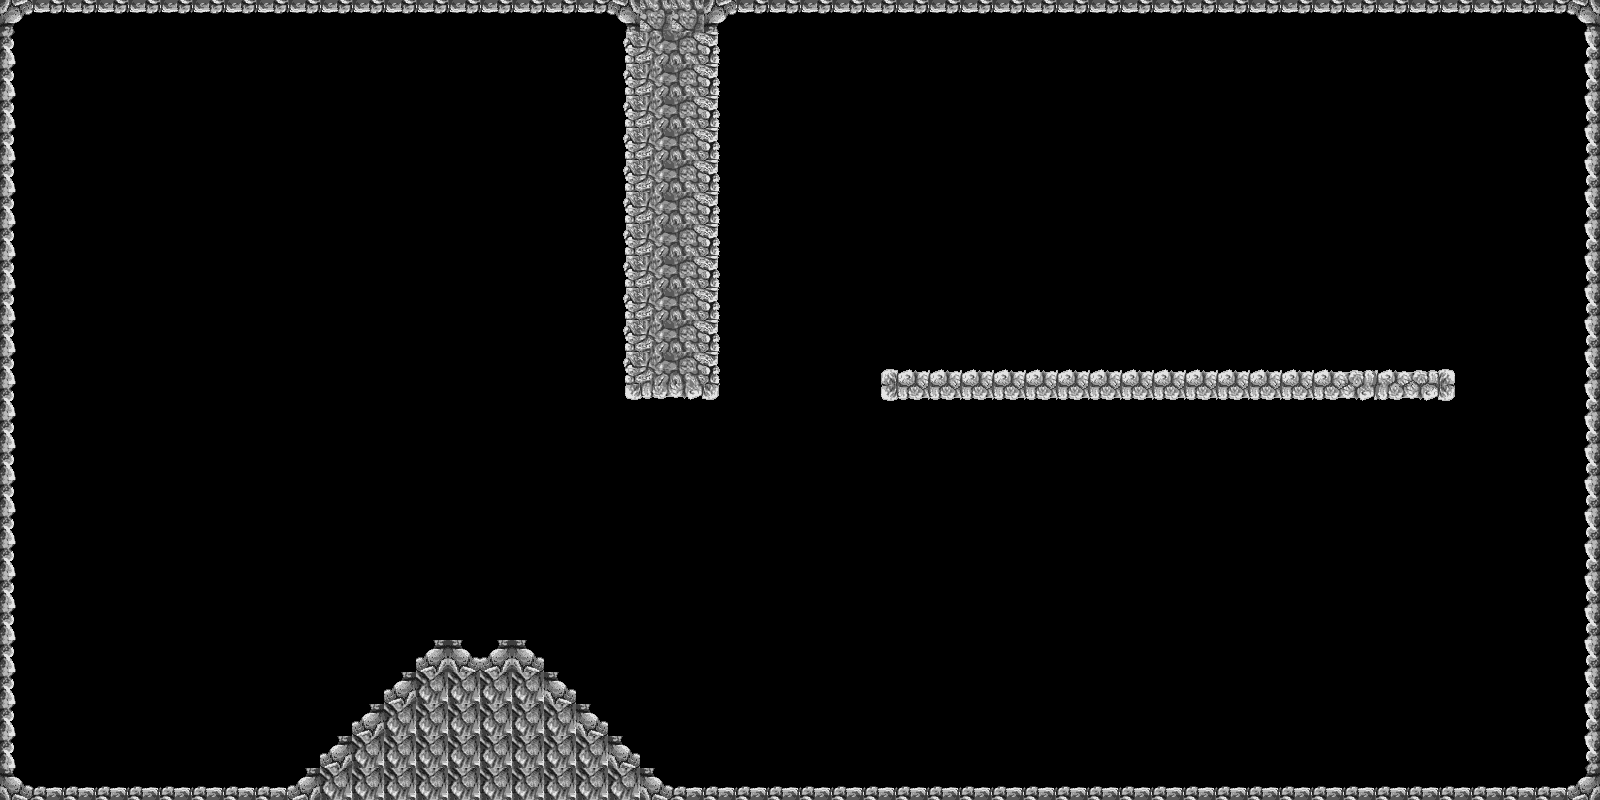

The image is a tile-based game level rendered from a .tmx file. Its description and source (layers, tilesets, objects; grid data summarised) follow:
An orthogonal 50x25 tile map with 32x32 px tiles, 1 tile layer (Capa de Patrones 1) and 23 objects (2x landerPoint, topright, volcan, portico, wheel).

<map version="1.0" orientation="orthogonal" width="50" height="25" tilewidth="32" tileheight="32" backgroundcolor="#000000">
 <tileset firstgid="1" name="tileset_4" tilewidth="32" tileheight="32">
  <image source="tileset_4.png" width="512" height="320" />
 </tileset>
 <layer name="Capa de Patrones 1" width="50" height="25">
  <data>[1250 cells, 260 non-empty, 30 distinct tile ids]</data>
 </layer>
 <objectgroup name="obstaculos" width="50" height="25">
  <object x="622" y="20" width="101" height="382" />
  <object name="topright" x="723" y="-7" width="865" height="20" />
  <object x="1574" y="13" width="25" height="17" />
  <object x="1583" y="30" width="20" height="771" />
  <object x="669" y="785" width="937" height="21" />
  <object x="13" y="786" width="279" height="19" />
  <object x="0" y="22" width="18" height="781" />
  <object x="-1" y="-7" width="29" height="32" />
  <object x="878" y="370" width="579" height="31" />
  <object x="30" y="-9" width="600" height="24" />
  <object x="307" y="767" width="355" height="34" />
  <object x="325" y="735" width="312" height="30" />
  <object x="356" y="713" width="248" height="22" />
  <object x="372" y="694" width="212" height="17" />
  <object x="398" y="673" width="161" height="21" />
  <object x="414" y="655" width="127" height="20" />
  <object x="433" y="638" width="29" height="14" />
  <object x="498" y="639" width="28" height="12" />
  <object type="volcan" x="463" y="615" width="32" height="32">
   <properties>
    <property name="force" value="2.5" />
   </properties>
  </object>
  <object type="landerPoint" x="80" y="160" width="69" height="5">
  <properties>
    <property name="start" value="" />
  </properties>
  </object>
  <object type="landerPoint" x="900" y="160" width="69" height="5">
  <properties>
    <property name="target" value="" />
  </properties>
  </object>
  <object type="portico" x="725" y="375" width="150" height="5" />
  <object type="wheel" x="200" y="375" width="150" height="5" />
 </objectgroup>
</map>